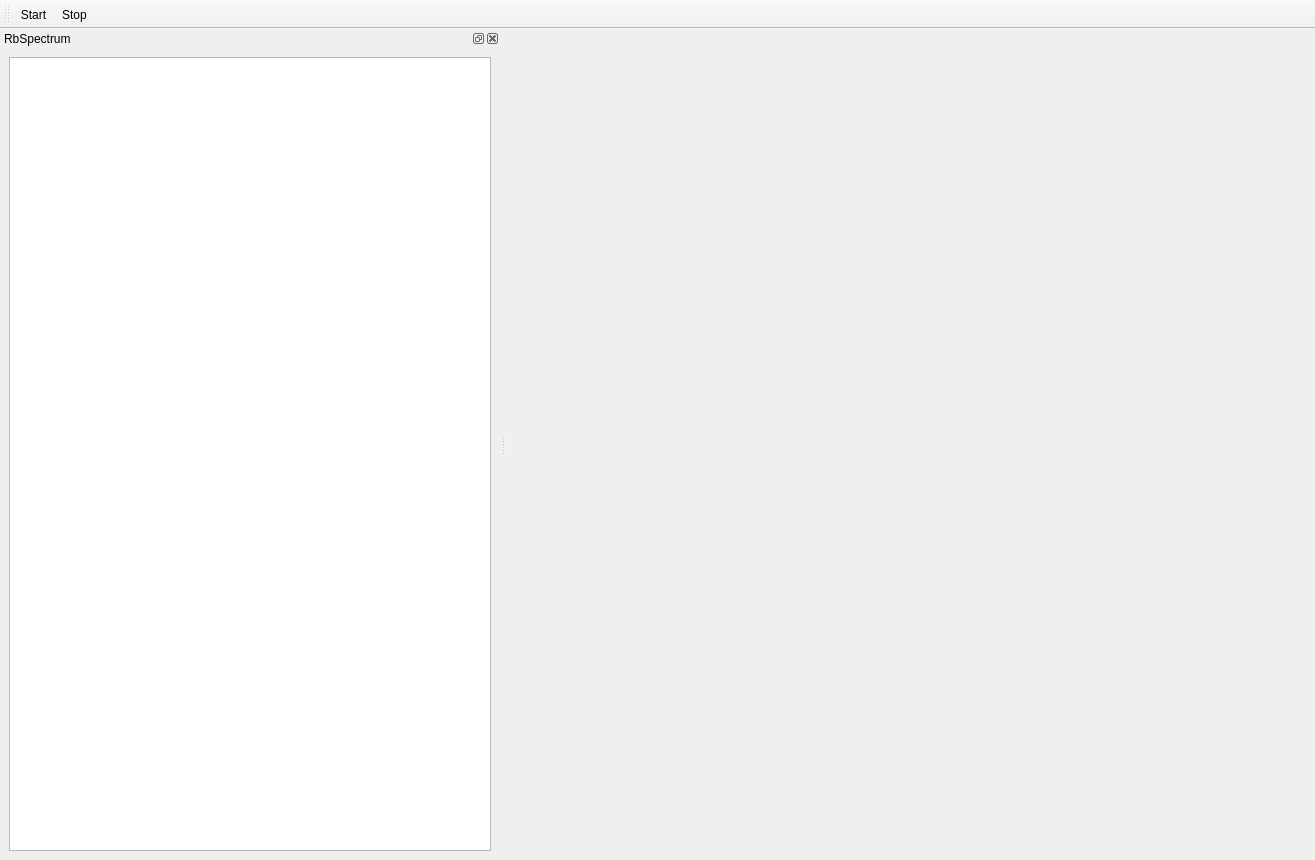
<?xml version="1.0" encoding="UTF-8"?>
<ui version="4.0">
 <class>RbSpectrumMainWindow</class>
 <widget class="QMainWindow" name="RbSpectrumMainWindow">
  <property name="geometry">
   <rect>
    <x>0</x>
    <y>0</y>
    <width>1315</width>
    <height>860</height>
   </rect>
  </property>
  <property name="sizePolicy">
   <sizepolicy hsizetype="Preferred" vsizetype="Preferred">
    <horstretch>0</horstretch>
    <verstretch>0</verstretch>
   </sizepolicy>
  </property>
  <property name="minimumSize">
   <size>
    <width>800</width>
    <height>150</height>
   </size>
  </property>
  <property name="maximumSize">
   <size>
    <width>16777215</width>
    <height>16777215</height>
   </size>
  </property>
  <property name="contextMenuPolicy">
   <enum>Qt::DefaultContextMenu</enum>
  </property>
  <property name="windowTitle">
   <string>qudi: RbSpectrum</string>
  </property>
  <widget class="QWidget" name="centralwidget">
   <property name="maximumSize">
    <size>
     <width>3000</width>
     <height>2000</height>
    </size>
   </property>
  </widget>
  <widget class="QToolBar" name="toolbar">
   <property name="windowTitle">
    <string>toolBar</string>
   </property>
   <property name="iconSize">
    <size>
     <width>24</width>
     <height>24</height>
    </size>
   </property>
   <property name="toolButtonStyle">
    <enum>Qt::ToolButtonTextUnderIcon</enum>
   </property>
   <attribute name="toolBarArea">
    <enum>TopToolBarArea</enum>
   </attribute>
   <attribute name="toolBarBreak">
    <bool>false</bool>
   </attribute>
   <addaction name="action_start"/>
   <addaction name="action_stop"/>
  </widget>
  <widget class="QDockWidget" name="Plot_DockWidget">
   <property name="sizePolicy">
    <sizepolicy hsizetype="Preferred" vsizetype="Preferred">
     <horstretch>0</horstretch>
     <verstretch>0</verstretch>
    </sizepolicy>
   </property>
   <property name="minimumSize">
    <size>
     <width>500</width>
     <height>454</height>
    </size>
   </property>
   <property name="windowTitle">
    <string>RbSpectrum</string>
   </property>
   <attribute name="dockWidgetArea">
    <number>1</number>
   </attribute>
   <widget class="QWidget" name="dockWidgetContents_2">
    <layout class="QGridLayout" name="gridLayout_4">
     <item row="0" column="0">
      <widget class="ScanPlotWidget" name="PlotWidget">
       <property name="sizePolicy">
        <sizepolicy hsizetype="Expanding" vsizetype="Expanding">
         <horstretch>0</horstretch>
         <verstretch>0</verstretch>
        </sizepolicy>
       </property>
       <property name="minimumSize">
        <size>
         <width>0</width>
         <height>293</height>
        </size>
       </property>
      </widget>
     </item>
    </layout>
   </widget>
  </widget>
  <action name="action_start">
   <property name="checkable">
    <bool>false</bool>
   </property>
   <property name="icon">
    <iconset>
     <normaloff>../../../../../../../../Development/qudi_pyside/pyside2/src/qudi/qudi/core/artwork/icons/start-counter.svg</normaloff>../../../../../../../../Development/qudi_pyside/pyside2/src/qudi/qudi/core/artwork/icons/start-counter.svg</iconset>
   </property>
   <property name="text">
    <string>Start</string>
   </property>
   <property name="toolTip">
    <string>Shortcut: Shift+S</string>
   </property>
   <property name="shortcut">
    <string>Shift+S</string>
   </property>
   <property name="shortcutContext">
    <enum>Qt::WidgetWithChildrenShortcut</enum>
   </property>
  </action>
  <action name="action_stop">
   <property name="icon">
    <iconset>
     <normaloff>../../../../../../../../Development/qudi_pyside/pyside2/src/qudi/qudi/core/artwork/icons/stop-counter.svg</normaloff>../../../../../../../../Development/qudi_pyside/pyside2/src/qudi/qudi/core/artwork/icons/stop-counter.svg</iconset>
   </property>
   <property name="text">
    <string>Stop</string>
   </property>
   <property name="toolTip">
    <string>Shortcut: Shift+E</string>
   </property>
   <property name="shortcut">
    <string>Shift+E</string>
   </property>
   <property name="shortcutContext">
    <enum>Qt::WindowShortcut</enum>
   </property>
  </action>
 </widget>
 <customwidgets>
  <customwidget>
   <class>ScanPlotWidget</class>
   <extends>QGraphicsView</extends>
   <header>qudi.util.qtwidgets.scan_plotwidget</header>
  </customwidget>
 </customwidgets>
 <resources/>
 <connections/>
</ui>
